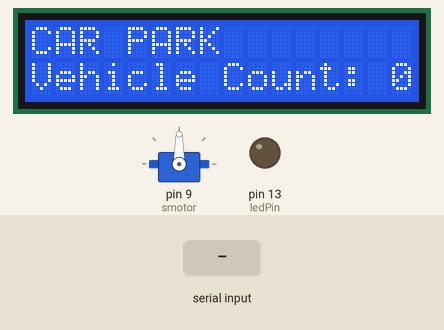
Recording of a sketch running on a simulated Arduino Uno, built with avr-gcc and run on an emulated ATmega328P. Shown: servo, 16×2 character LCD, output pins drawn as LEDs (lit = HIGH). The test bench sets the inputs (shaded band).

Above: at 1.2 s.
1.3 s: "90,45\n" received over Serial
At 2.4 s:
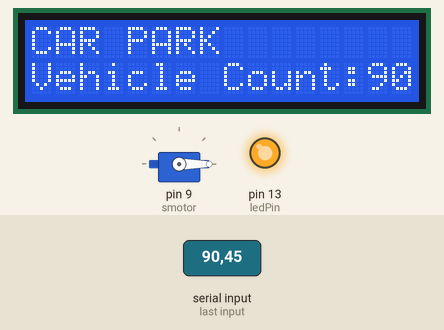
2.8 s: "30,150\n" received over Serial
At 5.6 s:
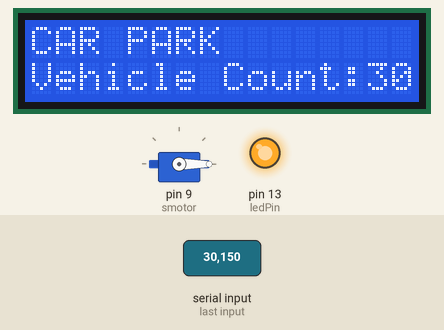
Timing chart, 0 to 10.8 s (numbered marks = the images above; inputs shaded):
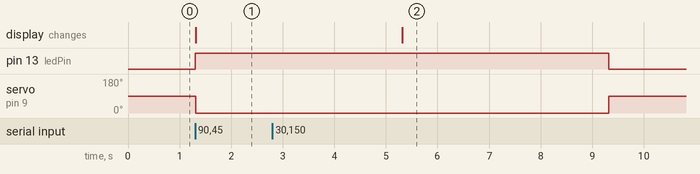

Measured:
- after the input at 1.3 s, pin 13 (ledPin): LOW → HIGH at once; servo on pin 9 (smotor): 90° → 0° at once; the display: changes at once (image 1)
- after the input at 2.8 s, pin 13 (ledPin): HIGH → LOW after 6.5 s instead of 2.5 s; servo on pin 9 (smotor): 0° → 90° after 6.5 s instead of 2.5 s; the display: changes after 2.5 s (image 2)

The sketch:

auto_park_monitor.ino
```cpp
#include <LiquidCrystal.h>
#include <Servo.h>

// Declare a servo motor object and specify the pin for an LED
Servo smotor;
const int ledPin = 13;

// Variables to store the current and previous count of vehicles
int count = 0;
int newCount = 0;

// Initialize the LiquidCrystal library with the pins connected to the LCD
LiquidCrystal lcd(8, 7, 6, 5, 4, 3);

void setup() {
  // Begin serial communication at 9600 baud rate
  Serial.begin(9600);

  // Set the LED pin as an output
  pinMode(ledPin, OUTPUT);

  // Attach the servo motor to pin 9
  smotor.attach(9);

  // Initialize the LCD with 16 columns and 2 rows
  lcd.begin(16,2);

  // Print a title on the first line of the LCD
  lcd.print("CAR PARK");

  // Move the cursor to the second line and print the initial vehicle count
  lcd.setCursor(0, 1);
  lcd.print("Vehicle Count: 0");
}

void loop() {
  // Check if there is incoming data available on the serial port
  if(Serial.available() > 0){
    // Read the incoming data until a newline character is encountered
    String data = Serial.readStringUntil('\n');

    // Convert the read string to an integer
    count = data.toInt();

    // Check if the new count is different from the previous count
    if(newCount != count){
      // Update the previous count with the new count
      newCount = count;

      // Turn on the LED to indicate activity
      digitalWrite(ledPin, HIGH);

      // Clear the LCD screen
      lcd.clear();

      // Print the title on the first line of the LCD
      lcd.setCursor(0, 0);
      lcd.print("CAR PARK");

      // Move the cursor to the second line and print the updated vehicle count
      lcd.setCursor(0, 1);
      lcd.print("Vehicle Count:");
      lcd.print(count);

      // Rotate the servo motor to simulate an action
      smotor.write(0);
      delay(4000);
      smotor.write(90);

      // Turn off the LED
      digitalWrite(ledPin, LOW);
    }
  }
}
```
